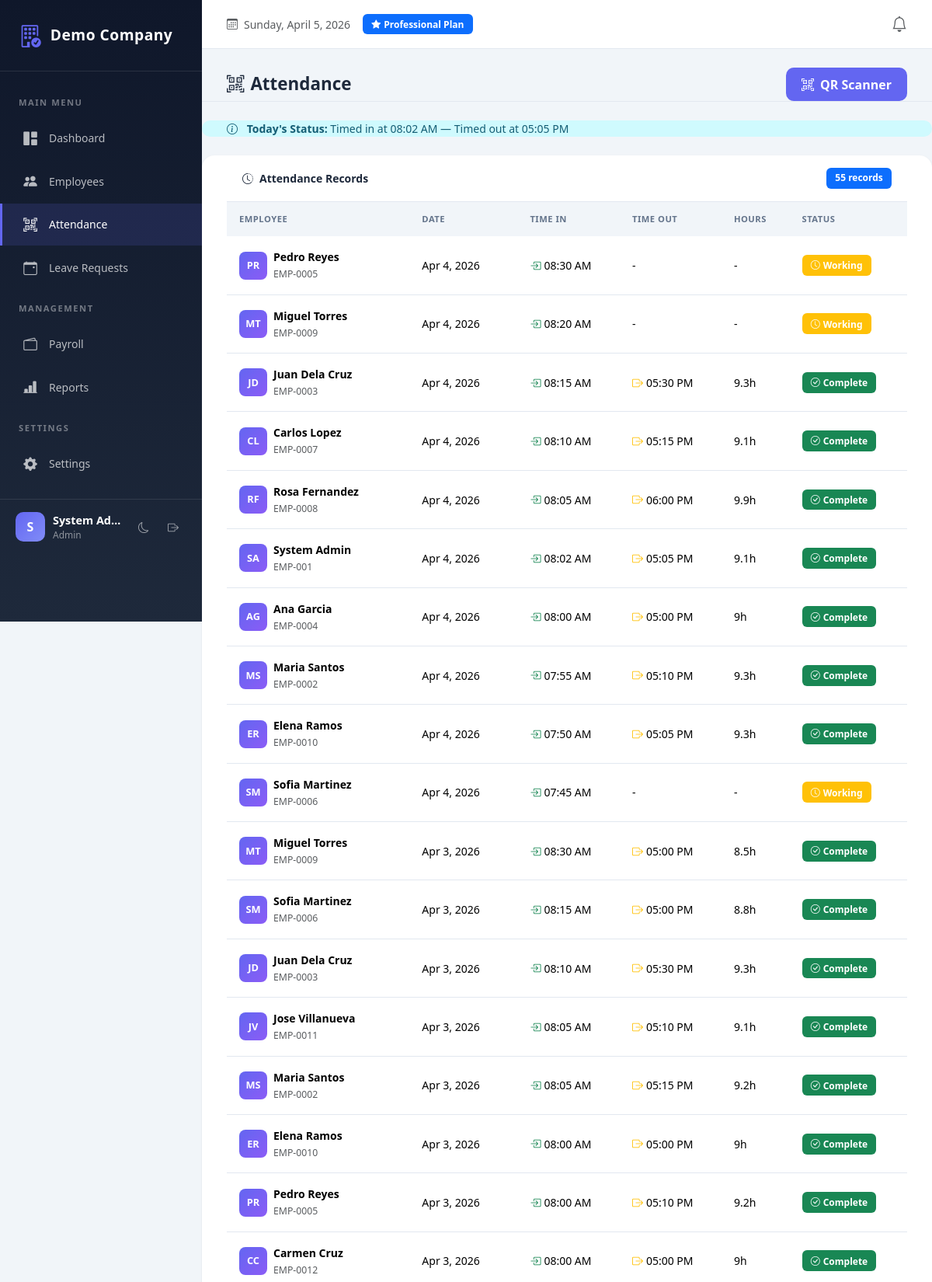
Screenshot of /modules/attendance/index.php (signed in, upper part) with the database file from the repository.
### tables this page shows
CREATE TABLE attendance (
    id INT AUTO_INCREMENT PRIMARY KEY,
    company_id INT NOT NULL,
    employee_id INT NOT NULL,
    date DATE NOT NULL,
    time_in TIME NULL,
    time_out TIME NULL,
    notes VARCHAR(255),
    UNIQUE KEY uniq_attendance(company_id, employee_id, date)
);

CREATE TABLE employees (
    id INT AUTO_INCREMENT PRIMARY KEY,
    company_id INT NOT NULL,
    employee_code VARCHAR(30),
    first_name VARCHAR(100) NOT NULL,
    last_name VARCHAR(100) NOT NULL,
    email VARCHAR(150) NOT NULL,
    phone VARCHAR(50),
    department_id INT NULL,
    position_id INT NULL,
    hire_date DATE NULL,
    basic_salary DECIMAL(10,2) DEFAULT 0,
    status ENUM('active','inactive') DEFAULT 'active',
    created_at DATETIME DEFAULT CURRENT_TIMESTAMP,
    UNIQUE KEY uniq_emp_code(company_id, employee_code),
    UNIQUE KEY uniq_emp_email(company_id, email)
);

### includes/functions.php (called while the page is built, shortened)
<?php
function e($s) {
    return htmlspecialchars($s ?? "", ENT_QUOTES, "UTF-8");
}

### modules/attendance/index.php (the view, shortened to what this page needs)
<?php
require_once __DIR__.'/../../config/db.php';
require_once __DIR__.'/../../includes/header.php';
require_once __DIR__.'/../../includes/nav.php';
$u = $_SESSION['user'];
$isAdmin = in_array($u['role'], ['Admin', 'HR Officer', 'Manager']);
$hasSaas = $pdo->query("SHOW COLUMNS FROM attendance LIKE 'company_id'")->fetch();
$cid = $hasSaas ? (company_id() ?? 1) : null;
$todayRecord = null;
if($u['employee_id']) {
    $st = $pdo->prepare("SELECT * FROM attendance WHERE employee_id=? AND date=CURDATE()");
    $st->execute([$u['employee_id']]);
    $todayRecord = $st->fetch();
}
if($isAdmin) {
    if($hasSaas && $cid) {
        $st = $pdo->prepare("SELECT a.*,e.first_name,e.last_name,e.employee_code FROM attendance a JOIN employees e ON e.id=a.employee_id WHERE a.company_id=? ORDER BY a.date DESC, a.time_in DESC LIMIT 100");
        $st->execute([$cid]); $rows = $st->fetchAll();
    } else {
        $rows = $pdo->query("SELECT a.*,e.first_name,e.last_name,e.employee_code FROM attendance a JOIN employees e ON e.id=a.employee_id ORDER BY a.date DESC, a.time_in DESC LIMIT 100")->fetchAll();
    }
} else {
    $st = $pdo->prepare("SELECT a.*,e.first_name,e.last_name,e.employee_code FROM attendance a JOIN employees e ON e.id=a.employee_id WHERE a.employee_id=? ORDER BY a.date DESC");
    $st->execute([$u['employee_id']]);
    $rows = $st->fetchAll();
}
?>
<div class="page-header d-flex justify-content-between align-items-center flex-wrap gap-2">
    <h4><i class="bi bi-qr-code-scan me-2"></i>Attendance</h4>
    <div class="d-flex gap-2 flex-wrap">
        <?php if($isAdmin): ?>
        <a href="scanner.php" class="btn btn-primary"><i class="bi bi-qr-code-scan me-2"></i>QR Scanner</a>
        <?php endif; ?>
    </div>
</div>
<?php if($todayRecord): ?>
<div class="alert alert-info mb-4">
    <i class="bi bi-info-circle me-2"></i>
    <strong>Today's Status:</strong>
    Timed in at <?= date('h:i A', strtotime($todayRecord['time_in'])) ?>
    <?php if($todayRecord['time_out']): ?>
        — Timed out at <?= date('h:i A', strtotime($todayRecord['time_out'])) ?>
    <?php else: ?>
        — <span class="text-success">Currently working</span>
    <?php endif; ?>
</div>
<?php endif; ?>
<div class="card">
    <div class="card-header d-flex justify-content-between align-items-center">
        <span><i class="bi bi-clock-history me-2"></i>Attendance Records</span>
        <span class="badge bg-primary"><?= count($rows) ?> records</span>
    </div>
    <div class="card-body p-0">
        <table class="table table-hover mb-0">
            <thead>
                <tr>
                    <th>Employee</th>
                    <th>Date</th>
                    <th>Time In</th>
                    <th>Time Out</th>
                    <th>Hours</th>
                    <th>Status</th>
                </tr>
            </thead>
            <tbody>
            <?php if(empty($rows)): ?>
                <tr><td colspan="6" class="text-center py-4 text-muted">No attendance records found</td></tr>
            <?php else: foreach($rows as $r):
                $hours = '';
                if($r['time_in'] && $r['time_out']) {
                    $diff = strtotime($r['time_out']) - strtotime($r['time_in']);
                    $hours = round($diff / 3600, 1) . 'h';
                }
            ?>
                <tr>
                    <td>
                        <div class="d-flex align-items-center">
                            <div class="me-2" style="width:36px;height:36px;background:linear-gradient(135deg,#6366f1,#8b5cf6);border-radius:8px;display:flex;align-items:center;justify-content:center;color:white;font-weight:600;font-size:0.8rem;">
                                <?= strtoupper(substr($r['first_name'], 0, 1) . substr($r['last_name'], 0, 1)) ?>
                            </div>
                            <div>
                                <div class="fw-semibold"><?= e($r['first_name'].' '.$r['last_name']) ?></div>
                                <small class="text-muted"><?= e($r['employee_code']) ?></small>
                            </div>
                        </div>
                    </td>
                    <td><?= date('M j, Y', strtotime($r['date'])) ?></td>
                    <td>
                        <?php if($r['time_in']): ?>
                            <i class="bi bi-box-arrow-in-right text-success me-1"></i><?= date('h:i A', strtotime($r['time_in'])) ?>
                        <?php else: ?>
                            -
                        <?php endif; ?>
                    </td>
                    <td>
                        <?php if($r['time_out']): ?>
                            <i class="bi bi-box-arrow-right text-warning me-1"></i><?= date('h:i A', strtotime($r['time_out'])) ?>
                        <?php else: ?>
                            -
                        <?php endif; ?>
                    </td>
                    <td><?= $hours ?: '-' ?></td>
                    <td>
                        <?php if($r['time_out']): ?>
                            <span class="badge bg-success"><i class="bi bi-check-circle me-1"></i>Complete</span>
                        <?php else: ?>
                            <span class="badge bg-warning"><i class="bi bi-clock me-1"></i>Working</span>
                        <?php endif; ?>
                    </td>
                </tr>
            <?php endforeach; endif; ?>
            </tbody>
        </table>
    </div>
</div>
<?php require_once __DIR__.'/../../includes/footer.php'; ?>

### public/assets/css/style.css (style rules this page uses)
* { margin: 0; padding: 0; box-sizing: border-box; }
body { font-family: 'Segoe UI', system-ui, -apple-system, sans-serif; font-size: 14px; background: var(--bg-body); color: var(--text-primary); min-height: 100vh; transition: background 0.3s ease, color 0.3s ease; }
.card, .modal-content, .dropdown-menu, .table, .btn, .form-control, .form-select { transition: background 0.3s ease, border-color 0.3s ease, color 0.3s ease; }
.main-content > *:not(.top-bar) { padding: 0 2rem; }
.main-content > .page-header { padding-top: 1.5rem; }
.main-content > *:last-child { padding-bottom: 2rem; }
.card { border: none; border-radius: 16px; box-shadow: 0 1px 3px rgba(0,0,0,0.08); background: var(--bg-card); overflow: hidden; }
.card-header { background: var(--bg-card); border-bottom: 1px solid var(--border-color); font-weight: 600; padding: 1rem 1.25rem; color: var(--text-primary); }
.table { margin-bottom: 0; color: var(--text-primary); }
.table thead th { background: var(--bg-body); color: var(--text-secondary); font-weight: 600; border: none; padding: 0.875rem 1rem; text-transform: uppercase; font-size: 0.7rem; letter-spacing: 0.5px; }
.table tbody tr { transition: all 0.15s ease; }
.table td { padding: 1rem; vertical-align: middle; border-color: var(--border-color); }
.btn { border-radius: 10px; font-weight: 600; padding: 0.6rem 1.25rem; transition: all 0.2s ease; border: none; }
.btn-primary { background: var(--primary); }
.badge { padding: 0.45rem 0.7rem; border-radius: 6px; font-weight: 600; font-size: 0.75rem; }
.alert { border: none; border-radius: 12px; padding: 1rem 1.25rem; }
.alert-info { background: #cffafe; color: #155e75; }
.page-header { margin-bottom: 1.5rem; padding-bottom: 1rem; border-bottom: 1px solid var(--border-color); }
.page-header h4 { font-weight: 700; color: var(--text-primary); margin: 0; font-size: 1.4rem; }
.card, .stat-card { animation: fadeIn 0.3s ease-out; }

### rows the page displays
attendance: time_in "08:02 AM", time_out "05:05 PM", employee.last_name "SA", employee.last_name "System Admin", employee.employee_code "EMP-001", date "Apr 4, 2026", time_out+time_in "9.1h", shows "Complete"
attendance: employee.last_name "PR", employee.last_name "Pedro Reyes", employee.employee_code "EMP-0005", date "Apr 4, 2026", time_in "08:30 AM", hours "-", shows "Working"
attendance: employee.last_name "MT", employee.last_name "Miguel Torres", employee.employee_code "EMP-0009", date "Apr 4, 2026", time_in "08:20 AM", hours "-", shows "Working"
attendance: employee.last_name "JD", employee.last_name "Juan Dela Cruz", employee.employee_code "EMP-0003", date "Apr 4, 2026", time_in "08:15 AM", time_out "05:30 PM", time_out+time_in "9.3h", shows "Complete"
attendance: employee.last_name "CL", employee.last_name "Carlos Lopez", employee.employee_code "EMP-0007", date "Apr 4, 2026", time_in "08:10 AM", time_out "05:15 PM", time_out+time_in "9.1h", shows "Complete"
attendance: employee.last_name "RF", employee.last_name "Rosa Fernandez", employee.employee_code "EMP-0008", date "Apr 4, 2026", time_in "08:05 AM", time_out "06:00 PM", time_out+time_in "9.9h", shows "Complete"
attendance: employee.last_name "AG", employee.last_name "Ana Garcia", employee.employee_code "EMP-0004", date "Apr 4, 2026", time_in "08:00 AM", time_out "05:00 PM", time_out+time_in "9h", shows "Complete"
attendance: employee.last_name "MS", employee.last_name "Maria Santos", employee.employee_code "EMP-0002", date "Apr 4, 2026", time_in "07:55 AM", time_out "05:10 PM", time_out+time_in "9.3h", shows "Complete"
attendance: employee.last_name "ER", employee.last_name "Elena Ramos", employee.employee_code "EMP-0010", date "Apr 4, 2026", time_in "07:50 AM", time_out "05:05 PM", time_out+time_in "9.3h", shows "Complete"
attendance: employee.last_name "SM", employee.last_name "Sofia Martinez", employee.employee_code "EMP-0006", date "Apr 4, 2026", time_in "07:45 AM", hours "-", shows "Working"
attendance: employee.last_name "MT", employee.last_name "Miguel Torres", employee.employee_code "EMP-0009", date "Apr 3, 2026", time_in "08:30 AM", time_out "05:00 PM", time_out+time_in "8.5h", shows "Complete"
attendance: employee.last_name "SM", employee.last_name "Sofia Martinez", employee.employee_code "EMP-0006", date "Apr 3, 2026", time_in "08:15 AM", time_out "05:00 PM", time_out+time_in "8.8h", shows "Complete"
attendance: employee.last_name "JD", employee.last_name "Juan Dela Cruz", employee.employee_code "EMP-0003", date "Apr 3, 2026", time_in "08:10 AM", time_out "05:30 PM", time_out+time_in "9.3h", shows "Complete"
attendance: employee.last_name "JV", employee.last_name "Jose Villanueva", employee.employee_code "EMP-0011", date "Apr 3, 2026", time_in "08:05 AM", time_out "05:10 PM", time_out+time_in "9.1h", shows "Complete"
attendance: employee.last_name "MS", employee.last_name "Maria Santos", employee.employee_code "EMP-0002", date "Apr 3, 2026", time_in "08:05 AM", time_out "05:15 PM", time_out+time_in "9.2h", shows "Complete"
attendance: employee.last_name "ER", employee.last_name "Elena Ramos", employee.employee_code "EMP-0010", date "Apr 3, 2026", time_in "08:00 AM", time_out "05:00 PM", time_out+time_in "9h", shows "Complete"
attendance: employee.last_name "PR", employee.last_name "Pedro Reyes", employee.employee_code "EMP-0005", date "Apr 3, 2026", time_in "08:00 AM", time_out "05:10 PM", time_out+time_in "9.2h", shows "Complete"
attendance: employee.last_name "CC", employee.last_name "Carmen Cruz", employee.employee_code "EMP-0012", date "Apr 3, 2026", time_in "08:00 AM", time_out "05:00 PM", time_out+time_in "9h", shows "Complete"

### other values shown
$company['name'] "Demo Company"
substr($u['name'] ?: $u['email'], 0, 1) "S"
$u['name'] ?: $u['email'] "System Ad…"
$u['role'] "Admin"
$company['plan'] "Professional"
count($rows) "55"
